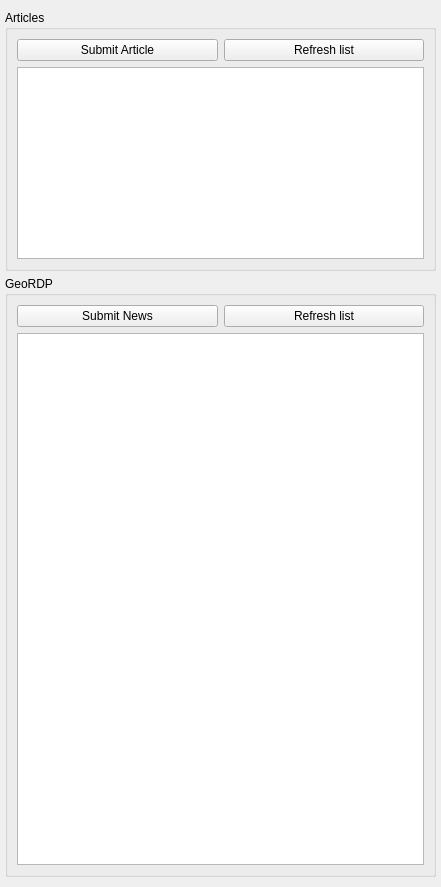
<?xml version="1.0" encoding="UTF-8"?>
<ui version="4.0">
 <class>geotribu_toolbox</class>
 <widget class="QDockWidget" name="geotribu_toolbox">
  <property name="geometry">
   <rect>
    <x>0</x>
    <y>0</y>
    <width>441</width>
    <height>887</height>
   </rect>
  </property>
  <property name="sizePolicy">
   <sizepolicy hsizetype="Preferred" vsizetype="Preferred">
    <horstretch>0</horstretch>
    <verstretch>0</verstretch>
   </sizepolicy>
  </property>
  <property name="windowTitle">
   <string>Geotribu Toolbox</string>
  </property>
  <widget class="QWidget" name="dockWidgetContents">
   <property name="sizePolicy">
    <sizepolicy hsizetype="Preferred" vsizetype="Preferred">
     <horstretch>0</horstretch>
     <verstretch>0</verstretch>
    </sizepolicy>
   </property>
   <layout class="QVBoxLayout" name="verticalLayout">
    <property name="spacing">
     <number>5</number>
    </property>
    <property name="leftMargin">
     <number>5</number>
    </property>
    <property name="topMargin">
     <number>10</number>
    </property>
    <property name="rightMargin">
     <number>5</number>
    </property>
    <property name="bottomMargin">
     <number>10</number>
    </property>
    <item>
     <widget class="QgsCollapsibleGroupBox" name="article_groupbox">
      <property name="sizePolicy">
       <sizepolicy hsizetype="Preferred" vsizetype="Preferred">
        <horstretch>0</horstretch>
        <verstretch>0</verstretch>
       </sizepolicy>
      </property>
      <property name="sizeIncrement">
       <size>
        <width>0</width>
        <height>1</height>
       </size>
      </property>
      <property name="baseSize">
       <size>
        <width>0</width>
        <height>1</height>
       </size>
      </property>
      <property name="title">
       <string>Articles</string>
      </property>
      <property name="collapsed">
       <bool>false</bool>
      </property>
      <layout class="QVBoxLayout" name="verticalLayout_3">
       <item>
        <layout class="QHBoxLayout" name="articles_actions_layout">
         <item>
          <widget class="QPushButton" name="submit_article_button">
           <property name="sizePolicy">
            <sizepolicy hsizetype="Expanding" vsizetype="Fixed">
             <horstretch>0</horstretch>
             <verstretch>0</verstretch>
            </sizepolicy>
           </property>
           <property name="cursor">
            <cursorShape>PointingHandCursor</cursorShape>
           </property>
           <property name="text">
            <string>Submit Article</string>
           </property>
          </widget>
         </item>
         <item>
          <widget class="QPushButton" name="refresh_articles_list_button">
           <property name="sizePolicy">
            <sizepolicy hsizetype="Expanding" vsizetype="Fixed">
             <horstretch>0</horstretch>
             <verstretch>0</verstretch>
            </sizepolicy>
           </property>
           <property name="cursor">
            <cursorShape>PointingHandCursor</cursorShape>
           </property>
           <property name="text">
            <string>Refresh list</string>
           </property>
          </widget>
         </item>
        </layout>
       </item>
       <item>
        <widget class="QTreeView" name="articles_tree_view">
         <property name="sizePolicy">
          <sizepolicy hsizetype="Preferred" vsizetype="Preferred">
           <horstretch>0</horstretch>
           <verstretch>0</verstretch>
          </sizepolicy>
         </property>
         <property name="sizeIncrement">
          <size>
           <width>0</width>
           <height>1</height>
          </size>
         </property>
         <property name="baseSize">
          <size>
           <width>0</width>
           <height>1</height>
          </size>
         </property>
         <property name="headerHidden">
          <bool>true</bool>
         </property>
        </widget>
       </item>
      </layout>
     </widget>
    </item>
    <item>
     <widget class="QgsCollapsibleGroupBox" name="geordp_groupbox">
      <property name="sizePolicy">
       <sizepolicy hsizetype="Preferred" vsizetype="Expanding">
        <horstretch>0</horstretch>
        <verstretch>0</verstretch>
       </sizepolicy>
      </property>
      <property name="sizeIncrement">
       <size>
        <width>0</width>
        <height>3</height>
       </size>
      </property>
      <property name="baseSize">
       <size>
        <width>0</width>
        <height>5</height>
       </size>
      </property>
      <property name="title">
       <string>GeoRDP</string>
      </property>
      <layout class="QVBoxLayout" name="verticalLayout_5">
       <item>
        <layout class="QHBoxLayout" name="rdp_actions_layout">
         <item>
          <widget class="QPushButton" name="submit_news_button">
           <property name="sizePolicy">
            <sizepolicy hsizetype="Expanding" vsizetype="Fixed">
             <horstretch>0</horstretch>
             <verstretch>0</verstretch>
            </sizepolicy>
           </property>
           <property name="cursor">
            <cursorShape>PointingHandCursor</cursorShape>
           </property>
           <property name="text">
            <string>Submit News</string>
           </property>
          </widget>
         </item>
         <item>
          <widget class="QPushButton" name="refresh_rdp_list_button">
           <property name="sizePolicy">
            <sizepolicy hsizetype="Expanding" vsizetype="Fixed">
             <horstretch>0</horstretch>
             <verstretch>0</verstretch>
            </sizepolicy>
           </property>
           <property name="cursor">
            <cursorShape>PointingHandCursor</cursorShape>
           </property>
           <property name="text">
            <string>Refresh list</string>
           </property>
          </widget>
         </item>
        </layout>
       </item>
       <item>
        <widget class="QTreeView" name="rdp_tree_view">
         <property name="sizePolicy">
          <sizepolicy hsizetype="Preferred" vsizetype="Expanding">
           <horstretch>0</horstretch>
           <verstretch>0</verstretch>
          </sizepolicy>
         </property>
         <property name="sizeIncrement">
          <size>
           <width>0</width>
           <height>2</height>
          </size>
         </property>
         <property name="baseSize">
          <size>
           <width>0</width>
           <height>2</height>
          </size>
         </property>
         <property name="toolTip">
          <string/>
         </property>
         <property name="headerHidden">
          <bool>true</bool>
         </property>
        </widget>
       </item>
      </layout>
     </widget>
    </item>
   </layout>
  </widget>
 </widget>
 <customwidgets>
  <customwidget>
   <class>QgsCollapsibleGroupBox</class>
   <extends>QGroupBox</extends>
   <header>qgscollapsiblegroupbox.h</header>
   <container>1</container>
  </customwidget>
 </customwidgets>
 <tabstops>
  <tabstop>article_groupbox</tabstop>
  <tabstop>submit_article_button</tabstop>
  <tabstop>refresh_articles_list_button</tabstop>
  <tabstop>articles_tree_view</tabstop>
  <tabstop>geordp_groupbox</tabstop>
  <tabstop>submit_news_button</tabstop>
  <tabstop>refresh_rdp_list_button</tabstop>
  <tabstop>rdp_tree_view</tabstop>
 </tabstops>
 <resources/>
 <connections/>
</ui>
